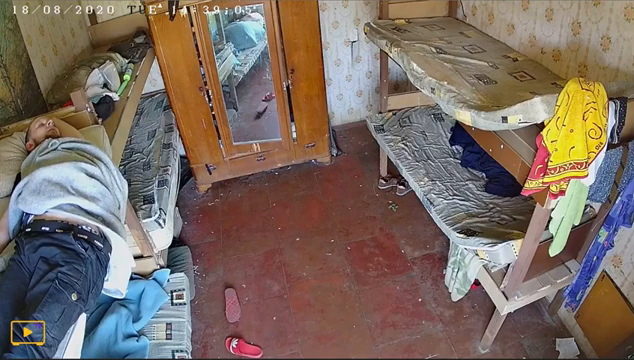
#> input picture frame 47 of Fall Detection/queda1.mp4, 634 x 360 px
$ python new.py
#> lines starting #> are read from the running program, lines starting #| are printed output that depends on the picture; after the words box and inside, x2 and y2 are one past the last pixel; in counts of white or black regions, pixels touching at a corner belong together
import cv2
import time

fitToEllipse = False
cap = cv2.VideoCapture('queda1.mp4')
time.sleep(2)

fgbg = cv2.createBackgroundSubtractorMOG2()
j = 0

while(1):
    ret, frame = cap.read()
#> frame is the input picture: shape (360, 634, 3); mean B, G, R 97.8, 107.3, 122.7
    try:
        gray = cv2.cvtColor(frame, cv2.COLOR_BGR2GRAY)
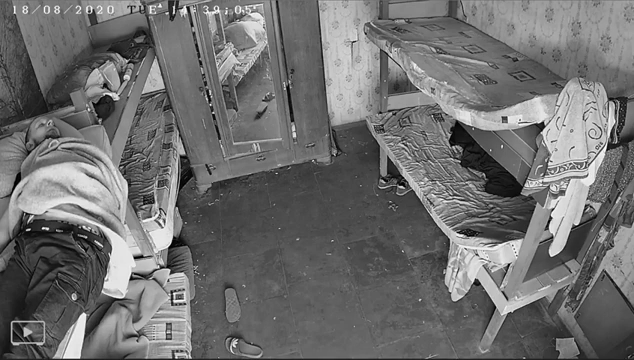
#> gray: shape (360, 634); min 0, max 255, mean 110.8
        fgmask = fgbg.apply(gray)
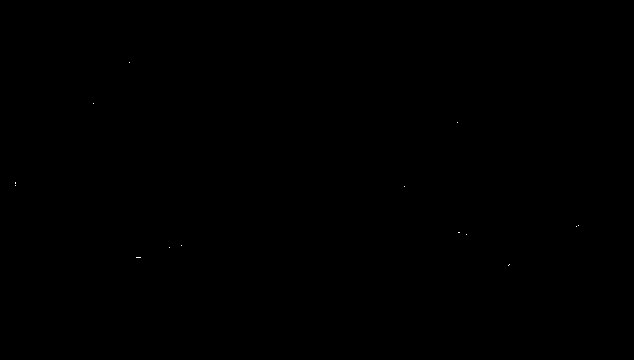
#> fgmask: shape (360, 634); values 127 (black) and 255 (white), 0.01% white in thin lines or dots, all inside (x1, y1, x2, y2) = (15, 62, 579, 266)

        contours, _ = cv2.findContours(fgmask, cv2.RETR_TREE, cv2.CHAIN_APPROX_SIMPLE)
#> contours = [[[0, 0], [0, 359], [633, 359], [633, 0]]]

        if contours:
            areas = []

            for contour in contours:
                ar = cv2.contourArea(contour)
                areas.append(ar)
#> this loop made 1 pass
#> (contour, ar) on pass 1: ([[0, 0], [0, 359], [633, 359], [633, 0]], 227247)
#> after the loop, areas = [227247]

            max_area = max(areas, default = 0)
#> max_area = 227247

            max_area_index = areas.index(max_area)
#> max_area_index = 0

            cnt = contours[max_area_index]
#> cnt = [[0, 0], [0, 359], [633, 359], [633, 0]]

            M = cv2.moments(cnt)
#> M = moments, m00 227247, centre m10/m00, m01/m00 = (316.5, 179.5)

            x, y, w, h = cv2.boundingRect(cnt)
#> x = 0; y = 0; w = 634; h = 360

            cv2.drawContours(fgmask, [cnt], 0, (255,255,255), 3, maxLevel = 0)
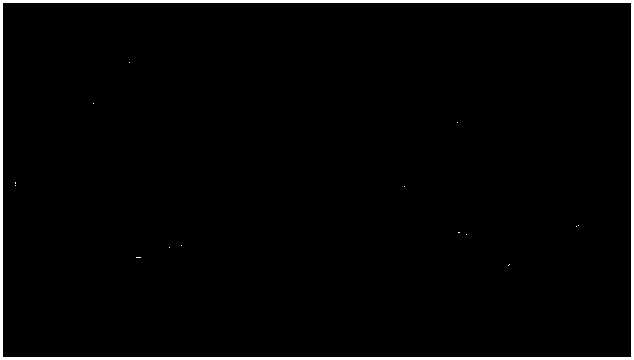
#> fgmask: shape (360, 634); values 127 (black) and 255 (white), 2.6% white; 15 white regions (14 under 20 px), largest, box (x1, y1, x2, y2) and area: (0, 0, 634, 360) 5928

            if h < w:
                j += 1

            if j > 10:
                print("FALL")
                cv2.putText(fgmask, 'FALL', (x, y), cv2.FONT_HERSHEY_TRIPLEX, 0.5, (255,255,255), 2)
                cv2.rectangle(frame,(x,y),(x+w,y+h),(0,0,255),2)

            if h > w:
                j = 0
                cv2.rectangle(frame,(x,y),(x+w,y+h),(0,255,0),2)

            cv2.imshow('video', frame)

            if cv2.waitKey(33) == 27:
#> (key Esc is pressed here)
             break
    except Exception as e:
        break
cv2.destroyAllWindows()

$ run again, starting later in the video
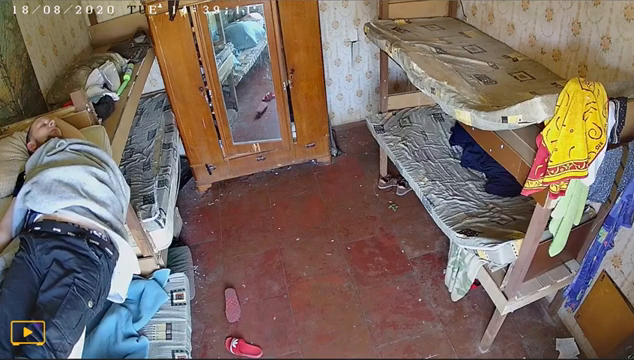
#> input picture frame 212 of Fall Detection/queda1.mp4, 634 x 360 px
#> frame is the input picture: shape (360, 634, 3); mean B, G, R 97.5, 106.5, 122.4
#> `gray = cv2.cvtColor(frame, cv2.COLOR_BGR2GRAY)`:
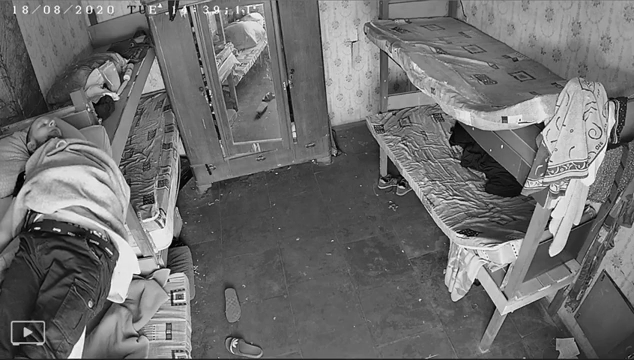
#> gray: shape (360, 634); min 0, max 255, mean 110.2
#> contours = [[[0, 0], [0, 359], [633, 359], [633, 0]]]
#> the loop `for contour in contours:` made 1 pass
#> (contour, ar) on pass 1: ([[0, 0], [0, 359], [633, 359], [633, 0]], 227247)
#> after the loop `for contour in contours:`: areas = [227247]
#> max_area = 227247
#> max_area_index = 0
#> cnt = [[0, 0], [0, 359], [633, 359], [633, 0]]
#> M = moments, m00 227247, centre m10/m00, m01/m00 = (316.5, 179.5)
#> x = 0; w = 634; h = 360

$ run again, starting later in the video
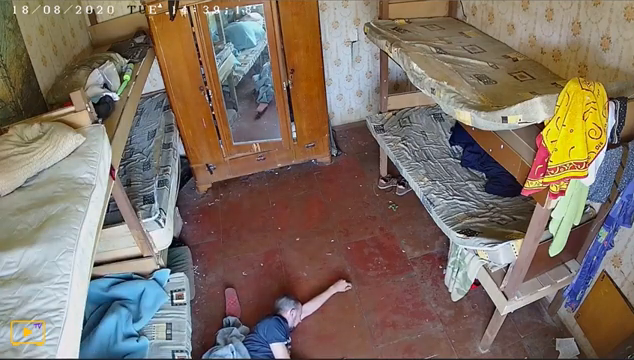
#> input picture frame 377 of Fall Detection/queda1.mp4, 634 x 360 px
#> frame is the input picture: shape (360, 634, 3); mean B, G, R 100.9, 112.7, 127.5
#> `gray = cv2.cvtColor(frame, cv2.COLOR_BGR2GRAY)`:
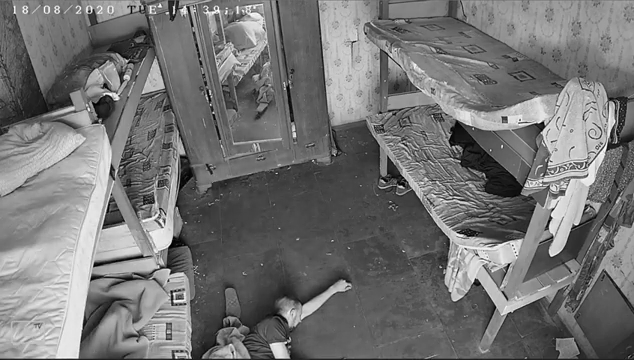
#> gray: shape (360, 634); min 0, max 255, mean 115.8
#> contours = [[[0, 0], [0, 359], [633, 359], [633, 0]]]
#> the loop `for contour in contours:` made 1 pass
#> (contour, ar) on pass 1: ([[0, 0], [0, 359], [633, 359], [633, 0]], 227247)
#> after the loop `for contour in contours:`: areas = [227247]
#> max_area = 227247
#> max_area_index = 0
#> cnt = [[0, 0], [0, 359], [633, 359], [633, 0]]
#> M = moments, m00 227247, centre m10/m00, m01/m00 = (316.5, 179.5)
#> x = 0; w = 634; h = 360
